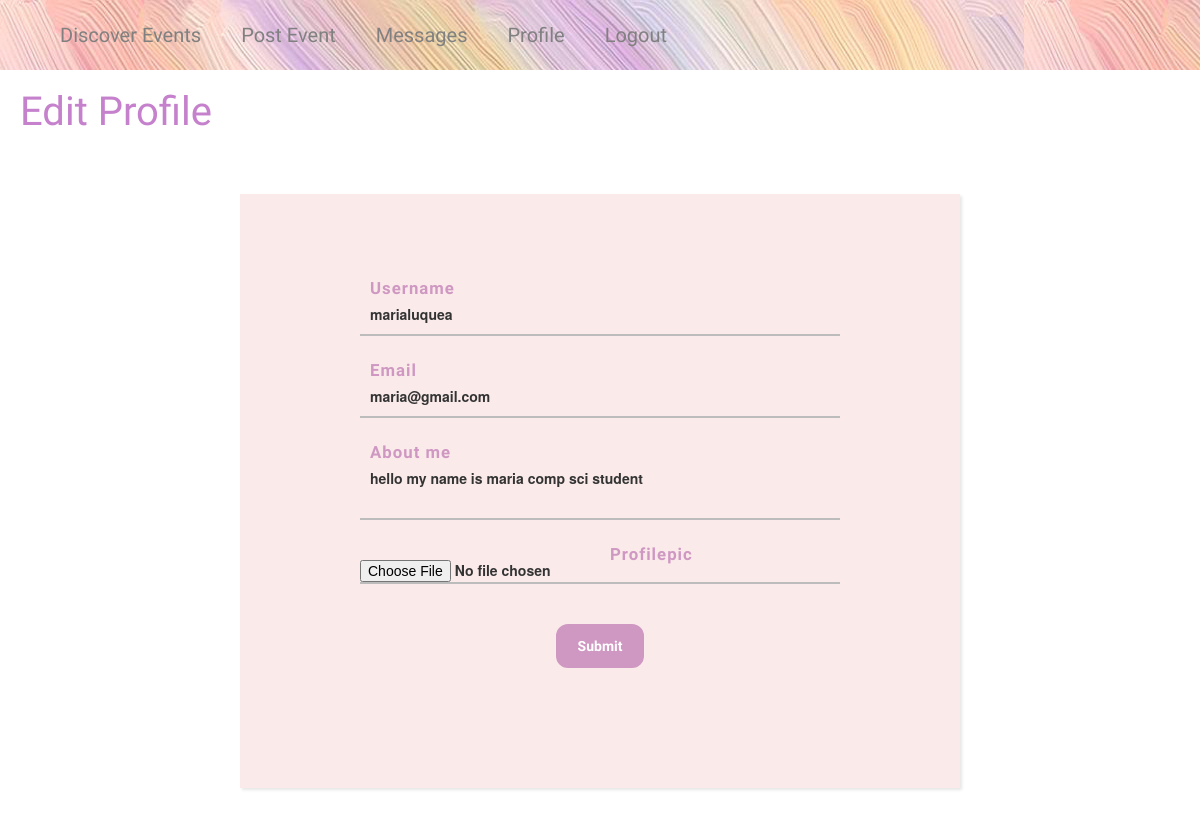
Before: /edit_profile (signed in) with the older database file.
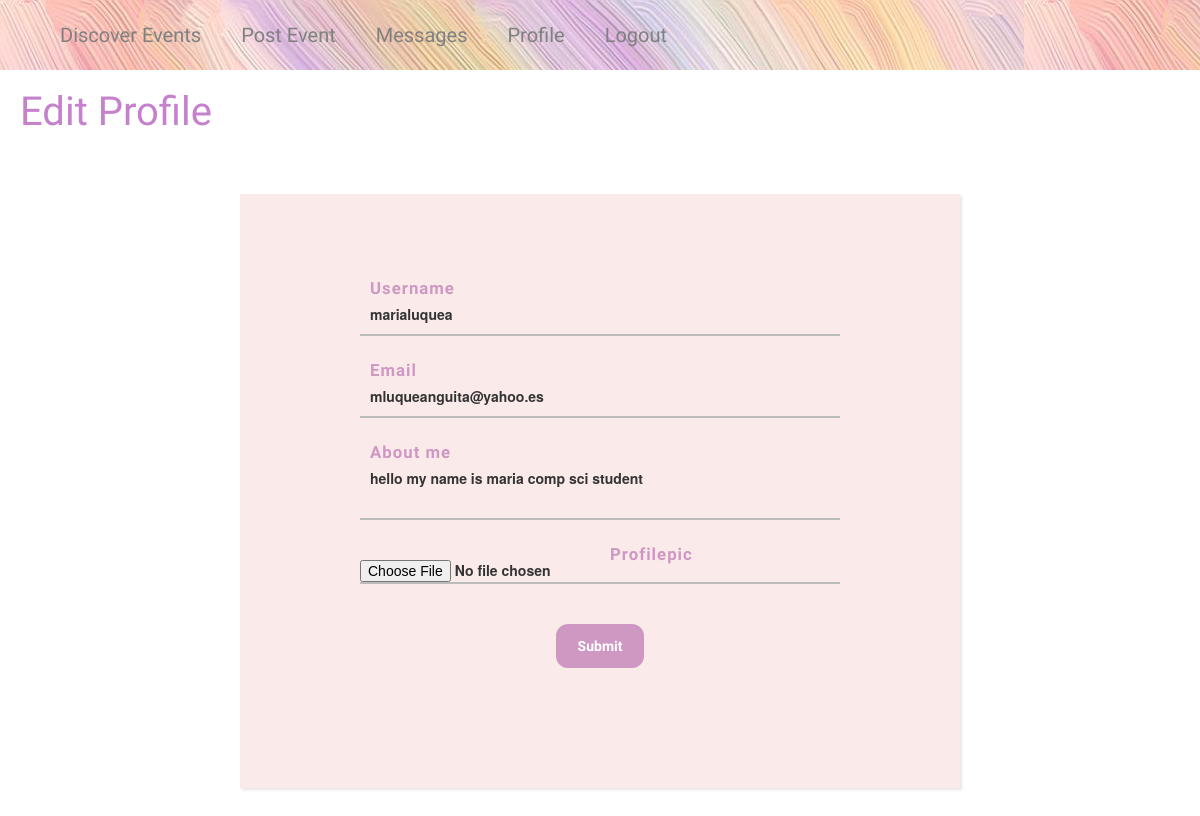
After: the same page with the newer database file.
### app/models.py (models this page shows, shortened)
class User(UserMixin, db.Model):
    __tablename__ = 'user'
    id = db.Column(db.Integer, primary_key=True)
    username = db.Column(db.String(64), index=True, unique=True)
    email = db.Column(db.String(120), index=True, unique=True)
    password_hash = db.Column(db.String(128))
    profilepic = db.Column(db.String(50))
    posts = db.relationship('Post', backref='author', lazy='dynamic')
    about_me = db.Column(db.String(200))
    last_seen = db.Column(db.DateTime, default=datetime.utcnow)
    followed = db.relationship(
        'User', secondary=followers,
        primaryjoin=(followers.c.follower_id == id),
        secondaryjoin=(followers.c.followed_id == id),
        backref=db.backref('followers', lazy='dynamic'), lazy='dynamic')
    messages_sent = db.relationship('Message',foreign_keys='Message.sender_id',backref='author', lazy='dynamic')
    messages_received = db.relationship('Message',foreign_keys='Message.recipient_id',backref='recipient', lazy='dynamic')
    last_message_read_time = db.Column(db.DateTime)
    notifications = db.relationship('Notification', backref='user',lazy='dynamic')
    def new_messages(self):
        last_read_time = self.last_message_read_time or datetime(1900, 1, 1)
        return Message.query.filter_by(recipient=self).filter(
            Message.timestamp > last_read_time).count()

### main.py (the view)
@app.route('/edit_profile', methods=['GET', 'POST'])
@login_required
def edit_profile():
    form = EditProfileForm(current_user.username, current_user.email)
    if form.validate_on_submit():
        try:
            file = request.files['profilepic']
            filename = form.username.data + '.png'
            file.save(os.path.join(app.root_path, 'static/profile_pics', filename))
            current_user.profilepic = url_for('static', filename='profile_pics/' + filename)
        except:
            pass
        current_user.username = form.username.data
        current_user.about_me = form.about_me.data
        current_user.email = form.email.data
        db.session.commit()
        flash('Your changes have been saved.')
        return redirect(url_for('edit_profile'))
    elif request.method == 'GET':
        form.username.data = current_user.username
        form.about_me.data = current_user.about_me
        form.email.data = current_user.email
    return render_template('edit_profile.html', title='Edit Profile',form=form)

### app/forms.py (shortened to what this page needs)
class EditProfileForm(FlaskForm):
    username = StringField('Username', validators=[DataRequired()])
    email = StringField('Email',
                        validators=[DataRequired(), Email()])
    about_me = TextAreaField('About me', validators=[Length(min=0, max=200)])
    profilepic = FileField(validators=[
                            FileAllowed(['png'], 'Only png!') ])
    submit = SubmitField('Submit')
    def __init__(self, original_username, original_email, *args, **kwargs):
        super(EditProfileForm, self).__init__(*args, **kwargs)
        self.original_username = original_username
        self.original_email = original_email

### app/models.py (called while the page is built)
@login.user_loader
def load_user(id):
    return User.query.get(int(id))

### main.py (called while the page is built)
@app.before_request
def before_request():
    if current_user.is_authenticated:
        current_user.last_seen = datetime.utcnow()
        db.session.commit()

### app/templates/edit_profile.html (shortened to what this page needs)
<head>
  <link rel="stylesheet" href="{{ url_for('static', filename='css/style.css') }}"/>
</head>
{% extends "base.html" %}
{% import 'bootstrap/wtf.html' as wtf %}
{% block app_content %}
    <h1 class="event-name">Edit Profile</h1>
    <div>
        {% if form %}
          <form class="postform back-form"method="post" enctype="multipart/form-data">
            <label class="post-label">
              {{ form.username.label (class="label-txt") }}
              {{ form.username (class="input") }}
              <div class="line-box">
              </div>
            </label>
            <label class="post-label">
              {{ form.email.label (class="label-txt") }}
              {{ form.email (class="input") }}
              <div class="line-box">
              </div>
            </label>
            <label class="post-label">
              {{ form.about_me.label (class="label-txt") }}
              {{ form.about_me (class="input") }}
              <div class="line-box">
              </div>
            </label>
            <label class="post-label">
              {{ form.profilepic.label (class="label-txt") }}
              {{ form.profilepic }}
              <div class="line-box">
              </div>
            </label>
            <label class="post-label">
              {{ form.submit (class="button") }}
            </label>
          </form>
        {% else %}
          <h1>Something went wrong!</h1>
        {% endif %}
    </div>
{% endblock %}

Changed rows visible on the page:
changed User "marialuquea": email "maria@gmail.com" → "mluqueanguita@yahoo.es"
